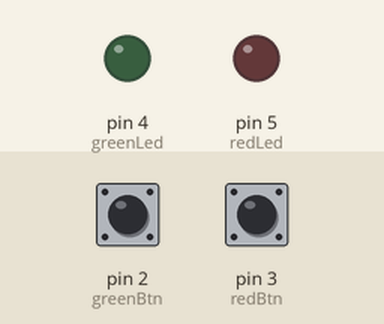
Simulated run of this sketch. Board: Arduino Uno, built with avr-gcc and run on an emulated ATmega328P. Shown: output pins drawn as LEDs (lit = HIGH). Dashed ring = blinking. The test bench sets the inputs (shaded band); at power-on: pin 2 (greenBtn) HIGH, pin 3 (redBtn) HIGH. Random numbers use the default seed unless the sketch sets one; what the sketch prints to the serial monitor is not drawn.

Above: at 7.8 s.
7.9 s: pin 2 (greenBtn) pulled LOW for 0.2 s
At 8.4 s:
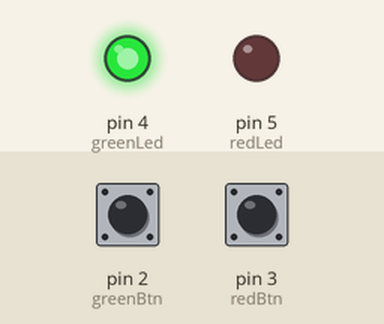
10.6 s: pin 3 (redBtn) pulled LOW for 0.2 s
At 11.6 s:
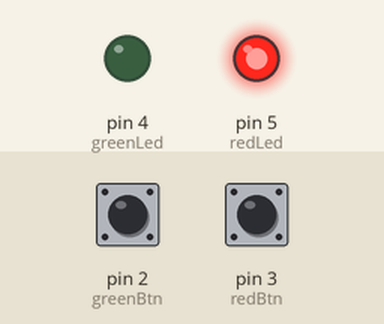
12.3 s: pin 2 (greenBtn) pulled LOW for 1 s
At 14.1 s:
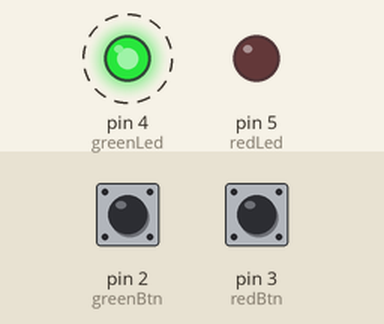
Timing chart, 0 to 21.8 s (numbered marks = the images above; inputs shaded):
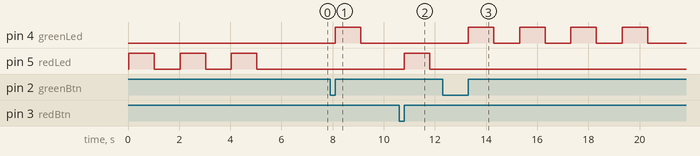

The sketch:

JuegoMemoria.ino
```cpp
const int redLed = 5;
const int greenLed = 4;
const int redBtn = 3;
const int greenBtn = 2;
const int maxTurn = 1;
bool redBtnState = false;
bool greenBtnState = false;
const size_t memoSize = 3 + maxTurn;
int memolist[memoSize];
int turn = 0;

void setup()
{
    Serial.begin(9600);
    Serial.println("Inicializacion - Juego de Memoria");
    pinMode(redLed, OUTPUT);
    pinMode(greenLed, OUTPUT);
    pinMode(redBtn, INPUT_PULLUP);
    pinMode(greenBtn, INPUT_PULLUP);
}

void loop()
{
    if (turn == 0)
    {
        Serial.println("Inicio de juego, inicializando Array...");
        initArray(memolist, 3);
    }
    showMemoList();
    delay(1000); // solo 1seg porque en la anterior funcion ya se produjo una espera de otro seg
    userPlay();
    if (turn != 0) //Comprobar que el juego no se haya reiniciado
        memoPlay();
}

void memoPlay()
{
    // turno + 3(caso base) -1 1(posiciones en listas empiezan en 0)
    memolist[turn + 3 -1] = generateRandom(greenLed, redLed);
}

void userPlay()
{

    int btnPressedCounter = 0;
    int userSolution[memoSize];
    while (btnPressedCounter < turn + 3)
    {

        bool redPressed = refreshBotonState(digitalRead(redBtn), redBtnState);
        bool greenPressed = refreshBotonState(digitalRead(greenBtn), greenBtnState);

        if (redPressed != greenPressed) // Solo uno de los botones esta pulsado.
        {
            Serial.print("Boton pulsado ");
            if (redPressed)
            {
                Serial.println("Rojo");
                powerOnLed(redLed);
                userSolution[btnPressedCounter] = redLed;
            }
            else
            {
                Serial.println("Verde");
                powerOnLed(greenLed);
                userSolution[btnPressedCounter] = greenLed;
            }
            btnPressedCounter++;
        }
    }
    checkTurn(userSolution);
}

void powerOnLed(int led)
{
    digitalWrite(led, HIGH);
    delay(1000);
    digitalWrite(led, LOW);
    delay(1000);
}

void checkTurn(int userSolution[])
{
    int succeses = 0;
    for (size_t i = 0; i < turn + 3; i++)
    {
        if (memolist[i] == userSolution[i])
        {
            succeses++;
        }
    }
    if (succeses == turn + 3)
    {
        if (turn == maxTurn)
        {
            Serial.println("Has Ganado!");
            resetGame();
        }
        else
        {
          turn++;
        }
    }
    else
    {
        Serial.println("Finalizado Juego");
        resetGame();
    }
}

void resetGame()
{
    memset(memolist, 0, sizeof(memolist));
    redBtnState = false;
    greenBtnState = false;
    turn = 0;
}

void showMemoList()
{
    Serial.println("Estado de Memoria:");
    for (size_t i = 0; i < turn + 3; i++) // Habra minimo 3 elementos que recorrer en el turno inicial y se añade uno por turno
    {
        Serial.print(memolist[i]);
        powerOnLed(memolist[i]);
    }
    Serial.println();
}

void initArray(int array[], int count)
{
    for (size_t i = 0; i < count; i++)
    {
        array[i] = generateRandom(greenLed, redLed);
    }
}

int generateRandom(int min, int max)
{
    return random(min, max + 1);
}

bool refreshBotonState(int btnValue, bool &btnState)
{
    if (!btnState and btnValue == HIGH)
    { // Pulsacion
        btnState = true;
        return true;
    }
    else if (btnState and btnValue == HIGH)
    { // Pulsado
        return false;
    }
    else if (btnState and btnValue == LOW)
    { // Liberacion
        btnState = false;
        return false;
    }
    else
    { // Liberado
        return false;
    }
}
```

Measured:
- after the input at 7.9 s, pin 4 (greenLed): LOW → HIGH after 0.20 s, → LOW 1.0 s later
- after the input at 10.6 s, pin 5 (redLed): LOW → HIGH after 0.20 s, → LOW 1.0 s later
- after the input at 12.3 s, pin 4 (greenLed): alternates HIGH for 1.0 s and LOW for 1.0 s, 8 changes in all, then stays LOW, starting after 1.0 s
- by itself, pin 5 (redLed): alternates HIGH for 1.0 s and LOW for 1.0 s, 6 changes in all, then stays LOW
